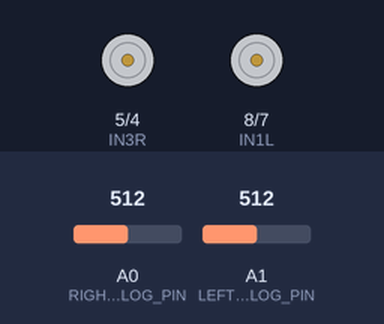
Recording of a sketch running on a simulated Arduino Mega 2560, built with avr-gcc and run on an emulated ATmega2560. On the bench: motor-driver pin pairs drawn as motors (green arrow = first pin HIGH = forward, orange = second pin HIGH = backward, longer = more drive, scaled by the enable pin). Inputs (shaded band) come from the test bench; at power-on: A0 (RIGHT_ANALOG_PIN) = 512, A1 (LEFT_ANALOG_PIN) = 512.

Above: at 2.1 s.
At 11.1 s:
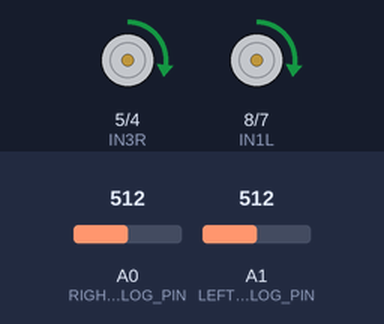
At 20.1 s:
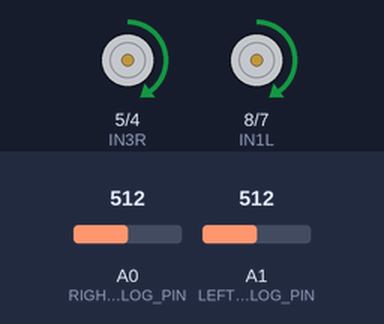
At 39.0 s:
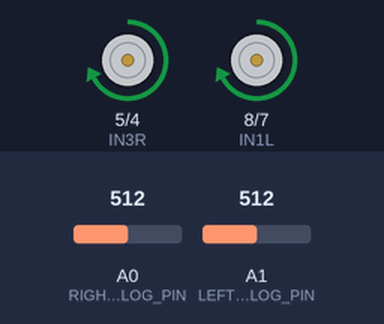
Timing chart, 0 to 40.0 s (numbered marks = the images above):
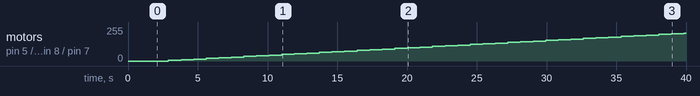

Measured:
- by itself, motor on pin 5 (IN3R) / pin 4 (IN4R), motor on pin 8 (IN1L) / pin 7 (IN2L): moves from stopped to forward 210/255 over 36.9 s

The sketch:

robot_3_rpm_vs_pwm.ino
```cpp
// --- Motor Driver Pins (L298N) ---
// Left Motor pins
const int ENAL = 9; // PWM pin for Left Motor speed
const int IN1L = 8;  // Left Motor Direction Pin 1
const int IN2L = 7;  // Left Motor Direction Pin 2

// Right Motor pins
const int ENAR = 10;  // PWM pin for Right Motor speed
const int IN3R = 5;   // Right Motor Direction Pin 1
const int IN4R = 4;   // Right Motor Direction Pin 2

// --- Analog Encoder Pins ---
const int LEFT_ANALOG_PIN = A1;
const int RIGHT_ANALOG_PIN = A0;
const int THRESHOLD = 500; // Analog threshold to detect pulse

// --- Encoder Properties ---
const int PPR = 8; // Pulses Per Revolution for your encoder

// --- PWM Sweep Settings ---
const int PWM_START = 0;
const int PWM_END = 255;
const int PWM_STEP = 5;

// --- Measurement Settings ---
const unsigned long STABILIZE_TIME_MS = 500;
const unsigned long MEASURE_TIME_MS = 300;

void setup() {
  Serial1.begin(9600);
  Serial1.println("PWM,RPM_Left,RPM_Right");
  Serial1.println("Starting Dual Motor Characterization...");

  // Motor Driver Pin Setup
  pinMode(ENAL, OUTPUT);
  pinMode(IN1L, OUTPUT);
  pinMode(IN2L, OUTPUT);

  pinMode(ENAR, OUTPUT);
  pinMode(IN3R, OUTPUT);
  pinMode(IN4R, OUTPUT);

  // Encoder analog pins
  pinMode(LEFT_ANALOG_PIN, INPUT);
  pinMode(RIGHT_ANALOG_PIN, INPUT);

  // Stop motors initially
  digitalWrite(IN1L, LOW); digitalWrite(IN2L, LOW); analogWrite(ENAL, 0);
  digitalWrite(IN3R, LOW); digitalWrite(IN4R, LOW); analogWrite(ENAR, 0);

  delay(2000); // Wait before starting
}

void loop() {
  Serial1.println("PWM,RPM_Left,RPM_Right");

  for (int currentPWM = PWM_START; currentPWM <= PWM_END; currentPWM += PWM_STEP) {
    // 1. Set motor direction and apply PWM
    digitalWrite(IN1L, HIGH); digitalWrite(IN2L, LOW);
    analogWrite(ENAL, currentPWM);

    digitalWrite(IN3R, HIGH); digitalWrite(IN4R, LOW);
    analogWrite(ENAR, currentPWM);

    Serial1.print("Applying PWM: ");
    Serial1.println(currentPWM);

    delay(STABILIZE_TIME_MS);

    // 2. Count pulses via analogRead (rising edge detection)
    long pulsesLeft = 0;
    long pulsesRight = 0;
    int prevLeft = 0;
    int prevRight = 0;

    unsigned long startTime = millis();
    while (millis() - startTime < MEASURE_TIME_MS) {
      int leftVal = analogRead(LEFT_ANALOG_PIN);
      int rightVal = analogRead(RIGHT_ANALOG_PIN);

      if (leftVal > THRESHOLD && prevLeft <= THRESHOLD) {
        pulsesLeft++;
      }
      if (rightVal > THRESHOLD && prevRight <= THRESHOLD) {
        pulsesRight++;
      }

      prevLeft = leftVal;
      prevRight = rightVal;
    }

    // 3. Compute RPMs
    float currentRPM_Left = (float)pulsesLeft / PPR / (MEASURE_TIME_MS / 60000.0);
    float currentRPM_Right = (float)pulsesRight / PPR / (MEASURE_TIME_MS / 60000.0);

    // 4. Output result
    Serial1.print(currentPWM);
    Serial1.print(",");
    Serial1.print(currentRPM_Left);
    Serial1.print(",");
    Serial1.println(currentRPM_Right);

    delay(100); // Allow serial buffer to clear
  }

  // 5. Stop motors after full sweep
  digitalWrite(IN1L, LOW); digitalWrite(IN2L, LOW); analogWrite(ENAL, 0);
  digitalWrite(IN3R, LOW); digitalWrite(IN4R, LOW); analogWrite(ENAR, 0);

  Serial1.println("Characterization Complete. Motors Stopped.");

  // Prevent repeat execution
  while (true);
}
```
